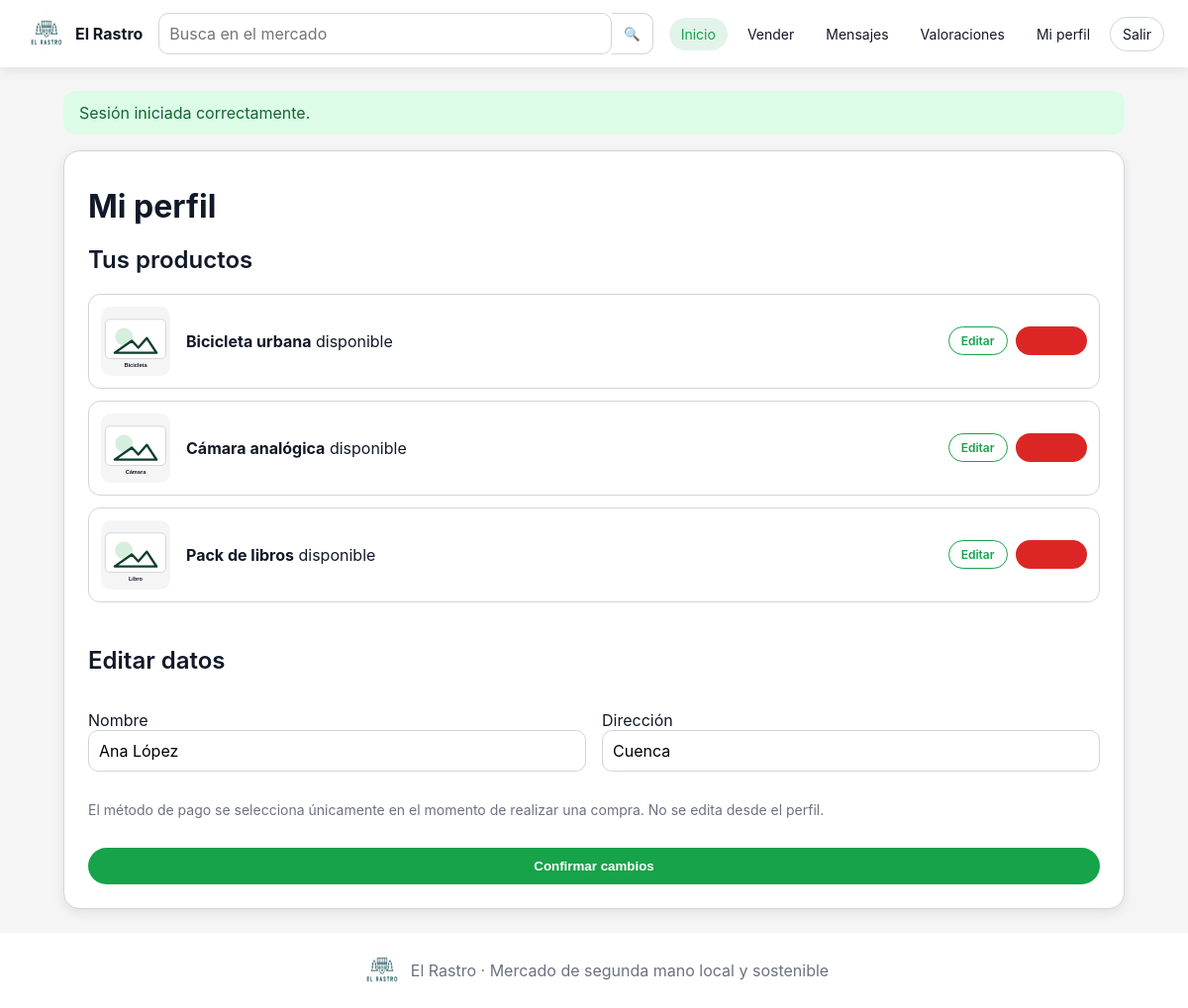
The app's page /public/index.php?url=usuario/perfil (signed in) with its own data.
### tables this page shows
CREATE TABLE Producto (
    id_producto INT AUTO_INCREMENT PRIMARY KEY,
    titulo VARCHAR(150) NOT NULL,
    descripcion TEXT NOT NULL,
    precio DECIMAL(10,2) NOT NULL,
    categoria VARCHAR(50) NOT NULL,
    estado_producto VARCHAR(50) NOT NULL,
    estado VARCHAR(50) NOT NULL DEFAULT 'disponible',
    fecha_publicacion TIMESTAMP DEFAULT CURRENT_TIMESTAMP,
    id_usuario INT NOT NULL,
    CONSTRAINT fk_producto_usuario FOREIGN KEY (id_usuario) REFERENCES Usuario(id_usuario),
    CONSTRAINT chk_producto_precio CHECK (precio > 0),
    CONSTRAINT chk_producto_categoria CHECK (categoria IN ('Electrónica', 'Moda', 'Hogar', 'Deportes', 'Otros')),
    CONSTRAINT chk_producto_estado_producto CHECK (estado_producto IN ('Nuevo', 'Como nuevo', 'Usado', 'Reacondicionado')),
    CONSTRAINT chk_producto_estado CHECK (estado IN ('disponible', 'vendido', 'eliminado'))
);

CREATE TABLE Usuario (
    id_usuario INT AUTO_INCREMENT PRIMARY KEY,
    nombre VARCHAR(100) NOT NULL,
    email VARCHAR(150) NOT NULL UNIQUE,
    contrasena VARCHAR(255) NOT NULL,
    direccion VARCHAR(255),
    metodo_pago VARCHAR(50),
    fecha_registro TIMESTAMP DEFAULT CURRENT_TIMESTAMP,
    tipo VARCHAR(20) NOT NULL DEFAULT 'usuario',
    activo TINYINT(1) NOT NULL DEFAULT 1,
    CONSTRAINT chk_usuario_tipo CHECK (tipo IN ('administrador', 'usuario'))
);

### app/core/Controller.php (called while the page is built, shortened)
<?php
abstract class Controller
{
    protected function view($view, $data = []) {
        extract($data, EXTR_SKIP);
        require APP_PATH . '/views/layouts/header.php';
        require APP_PATH . '/views/' . $view . '.php';
        require APP_PATH . '/views/layouts/footer.php';
    }
}

### app/controllers/UsuarioController.php (called while the page is built, shortened)
<?php
class UsuarioController extends Controller
{
    public function perfil() {
        $usuarioModel = new Usuario();
        $productoModel = new Producto();
        $usuario = $usuarioModel->buscarPorId($_SESSION['usuario']['id_usuario']);
        $productos = $productoModel->porUsuario($_SESSION['usuario']['id_usuario']);
        $this->view('usuarios/perfil', [
            'usuario'=>$usuario,
            'productos'=>$productos,
            'titulo'=>'Mi perfil'
        ]);
    }
}

### app/core/Router.php (called while the page is built, shortened)
<?php
class Router
{
    public function dispatch()
    {
        $url = isset($_GET['url']) ? $_GET['url'] : 'producto/index';
        $trozos = explode('/', trim($url, '/'));
        $metodo = isset($trozos[1]) ? $trozos[1] : 'index';
        $parametros = array_slice($trozos, 2);
        $controlador = new $nombreControlador();
        call_user_func_array([$controlador, $metodo], $parametros);
    }
}

### public/index.php (called while the page is built, shortened)
<?php
require_once APP_PATH . '/config/config.php';
require_once APP_PATH . '/core/Database.php';
require_once APP_PATH . '/core/Controller.php';
require_once APP_PATH . '/core/Router.php';
spl_autoload_register(function ($class) {
    foreach ([APP_PATH . '/models/', APP_PATH . '/controllers/', APP_PATH . '/core/'] as $dir) {
        $file = $dir . $class . '.php';
        if (file_exists($file)) {
            return;
        }
    }
});
$router = new Router();
$router->dispatch();

### app/core/Database.php (called while the page is built)
<?php
class Database
{
    private static $conexion = null;
    public static function getConnection()
    {
        if (self::$conexion == null) {
            $dsn = 'mysql:host=' . DB_HOST . ';dbname=' . DB_NAME . ';charset=' . DB_CHARSET;
            self::$conexion = new PDO($dsn, DB_USER, DB_PASS);
            self::$conexion->setAttribute(PDO::ATTR_ERRMODE, PDO::ERRMODE_EXCEPTION);
            self::$conexion->setAttribute(PDO::ATTR_DEFAULT_FETCH_MODE, PDO::FETCH_ASSOC);
        }
        return self::$conexion;
    }
}

### app/models/Producto.php (called while the page is built, shortened)
<?php
class Producto
{
    private $db;
    public function __construct()
    {
        $this->db = Database::getConnection();
    }
    public function porUsuario($idUsuario)
    {
        $sql = 'SELECT p.*,
                       (SELECT i.url FROM Imagen i WHERE i.id_producto = p.id_producto LIMIT 1) AS imagen
                FROM Producto p
                WHERE p.id_usuario = :id_usuario AND p.estado <> "eliminado"
                ORDER BY p.fecha_publicacion DESC';
        $stmt = $this->db->prepare($sql);
        $stmt->execute([':id_usuario' => $idUsuario]);
        return $stmt->fetchAll();
    }
}

### app/config/config.php (called while the page is built, shortened)
<?php
function app_url($ruta = '') {
    $base = rtrim(BASE_URL, '/');
    $ruta = trim($ruta, '/');
    if ($ruta == '') {
        return $base . '/index.php';
    }
    return $base . '/index.php?url=' . $ruta;
}
function asset_url($ruta = '') {
    return rtrim(BASE_URL, '/') . '/' . ltrim($ruta, '/');
}
function image_url($ruta) {
    return asset_url($ruta);
}

### app/models/Usuario.php (called while the page is built, shortened)
<?php
class Usuario
{
    private $db;
    public function __construct() {
        $this->db = Database::getConnection();
    }
    public function buscarPorId($id) {
        $stmt = $this->db->prepare('SELECT id_usuario, nombre, email, direccion, metodo_pago, fecha_registro, tipo, activo FROM Usuario WHERE id_usuario = :id');
        $stmt->execute([':id' => $id]);
        return $stmt->fetch() ?: null;
    }
}

### app/views/usuarios/perfil.php (the view, shortened to what this page needs)
<section class="card profile">
    <h1>Mi perfil</h1>
    <h2>Tus productos</h2>
    <div class="profile-products">
        <?php foreach ($productos as $p): ?>
            <article class="profile-product">
                <img src="<?= htmlspecialchars(image_url($p['imagen'] ?? null)) ?>" alt="<?= htmlspecialchars($p['titulo']) ?>">
                <div>
                    <strong><?= htmlspecialchars($p['titulo']) ?></strong>
                    <span><?= htmlspecialchars($p['estado']) ?></span>
                </div>
                <div class="row-actions">
                    <a class="btn secondary small" href="<?= app_url('producto/editar/' . (int)$p['id_producto']) ?>">Editar</a>
                    <a class="btn danger small" href="<?= app_url('producto/eliminar/' . (int)$p['id_producto']) ?>" onclick="return confirm('¿Eliminar producto?')">Eliminar</a>
                </div>
            </article>
        <?php endforeach; ?>
    </div>
    <form method="post" class="form-grid profile-form">
        <h2 class="full">Editar datos</h2>
        <label>Nombre
            <input type="text" name="nombre" value="<?= htmlspecialchars($usuario['nombre']) ?>" required>
        </label>
        <label>Dirección
            <input type="text" name="direccion" value="<?= htmlspecialchars($usuario['direccion']) ?>">
        </label>
        <p class="full muted">El método de pago se selecciona únicamente en el momento de realizar una compra. No se edita desde el perfil.</p>
        <button class="btn primary full" type="submit">Confirmar cambios</button>
    </form>
</section>

### public/assets/css/estilo.css (style rules this page uses)
:root { --green: #16A34A; --green-dark: #0F3D2E; --bg: #F5F5F5; --gray: #D1D5DB; --text-muted: #6B7280; --text: #111827; --error: #DC2626; --warning: #F59E0B; --shadow: 0 4px 12px rgba(0,0,0,0.08); --radius: 12px; --radius-lg: 16px; }
* { box-sizing: border-box; }
body { margin: 0; font-family: Inter, Poppins, Roboto, Arial, sans-serif; background: var(--bg); color: var(--text); font-size: 16px; }
a { color: var(--green); text-decoration: none; }
img { max-width: 100%; display: block; }
h1 { font-size: clamp(28px, 4vw, 32px); margin: 12px 0 16px; font-weight: 700; }
h2 { font-size: clamp(22px, 3vw, 24px); font-weight: 600; }
.muted { color: var(--text-muted); font-size: 14px; }
.card { background: #fff; border: 1px solid var(--gray); border-radius: var(--radius-lg); box-shadow: var(--shadow); padding: 24px; }
.btn { display: inline-flex; align-items: center; justify-content: center; border: 1px solid transparent; border-radius: 20px; padding: 10px 20px; font-weight: 600; cursor: pointer; transition: .2s ease; }
.btn.primary { background: var(--green); color: #fff; }
.btn.secondary { background: #fff; color: var(--green); border-color: var(--green); }
.btn.danger { background: #fee2e2; color: var(--error); }
.btn.small { padding: 6px 12px; font-size: 12px; }
input, textarea, select, .search input { width: 100%; background: #fff; border: 1px solid var(--gray); border-radius: 10px; padding: 10px; font: inherit; }
.form-grid { display: grid; grid-template-columns: repeat(2, 1fr); gap: 16px; }
.full { grid-column: 1 / -1; }
.profile-products { display: grid; gap: 12px; margin-bottom: 24px; }
.profile-product { display: grid; grid-template-columns: 70px 1fr auto; align-items: center; gap: 16px; border: 1px solid var(--gray); border-radius: var(--radius); padding: 12px; }
.profile-product img { width: 70px; height: 70px; object-fit: cover; border-radius: 10px; }
.row-actions { display: flex; gap: 8px; }
.btn.danger { background: #DC2626; }

### records on screen
producto: shows a picture, titulo "Bicicleta urbana", estado "disponible"
producto: shows a picture, titulo "Cámara analógica", estado "disponible"
producto: shows a picture, titulo "Pack de libros", estado "disponible"
usuario: nombre "Ana López", direccion "Cuenca"

### other values on screen
$_SESSION['exito'] "Sesión iniciada correctamente."
